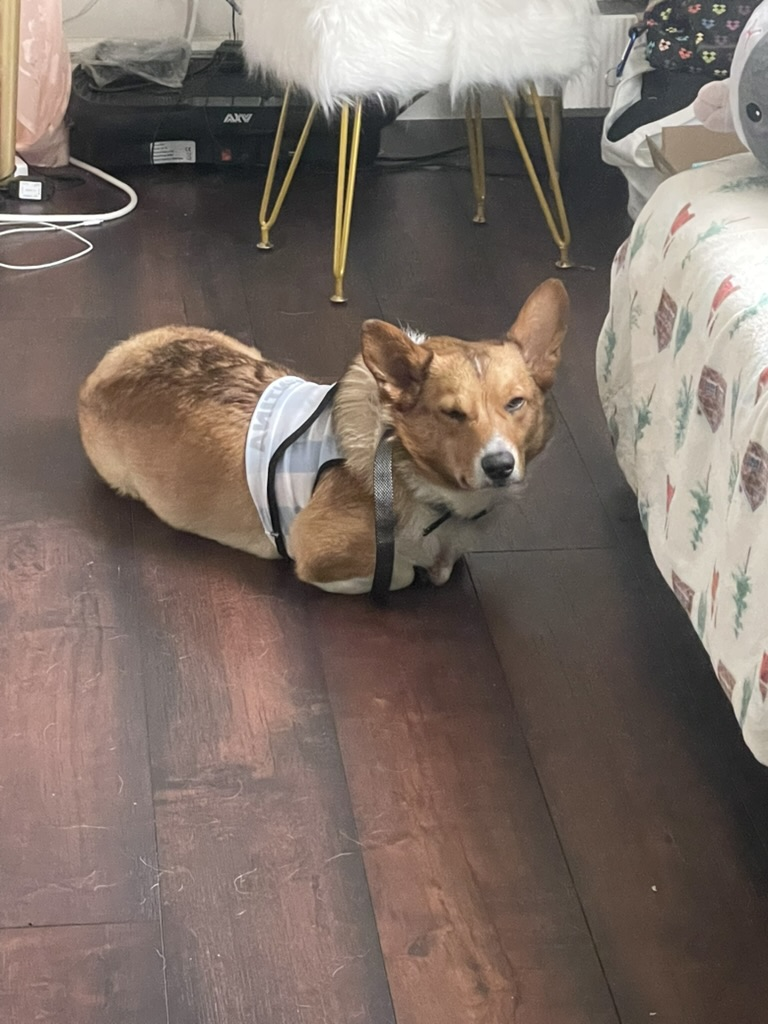
#> input picture face_detector_recognizer/photo/bear.jpeg, 768 x 1024 px
$ python masking.py
#> lines starting #> are read from the running program, lines starting #| are printed output that depends on the picture; after the words box and inside, x2 and y2 are one past the last pixel; in counts of white or black regions, pixels touching at a corner belong together
import cv2 as cv
import numpy as np

img = cv.imread('photo/bear.jpeg')
#> img is the input picture: shape (1024, 768, 3); mean B, G, R 101.9, 109.9, 123.9
cv.imshow('Bear', img)

blank = np.zeros(img.shape[:2], dtype='uint8')
cv.imshow('Blank', blank)

circle = cv.circle(blank.copy(), (img.shape[1]//2 + 45, img.shape[0]//2), 100, 255, -1)
# cv.imshow('Mask', mask)

rectangle = cv.rectangle(blank.copy(), (30,30), (370,370), 255, -1)
weird_shape = cv.bitwise_or(circle, rectangle)
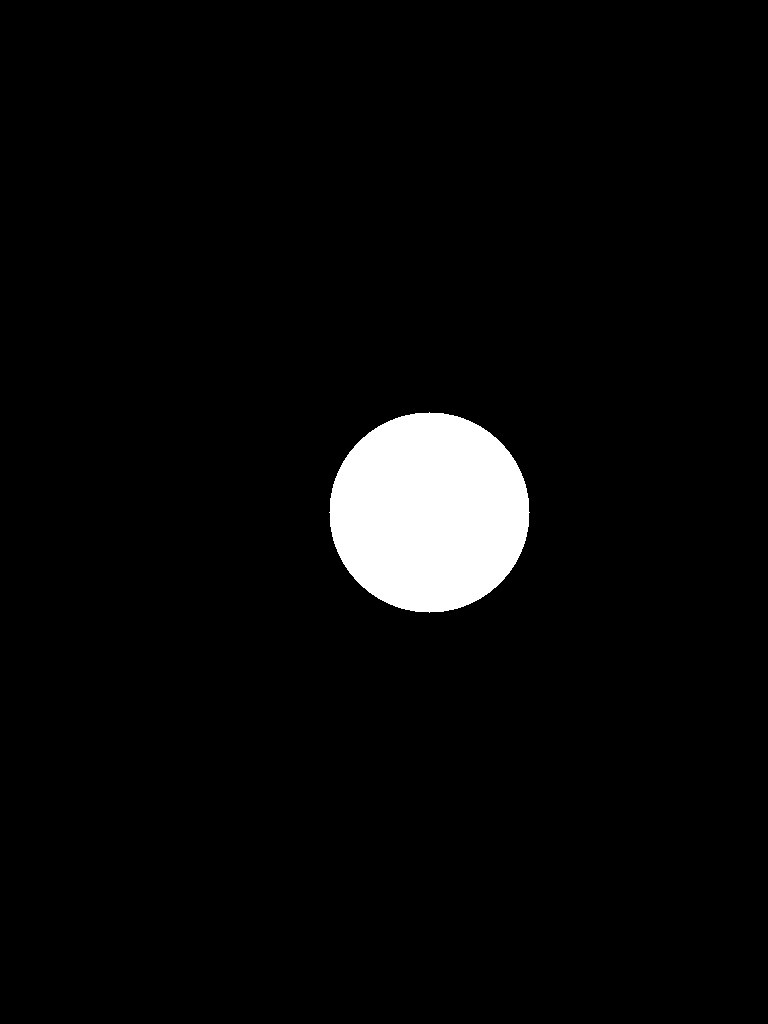
#> circle: shape (1024, 768); 4% white; 1 white region, box (x1, y1, x2, y2) and area: (329, 412, 530, 613) 31417
cv.imshow('Weird Shape', weird_shape)
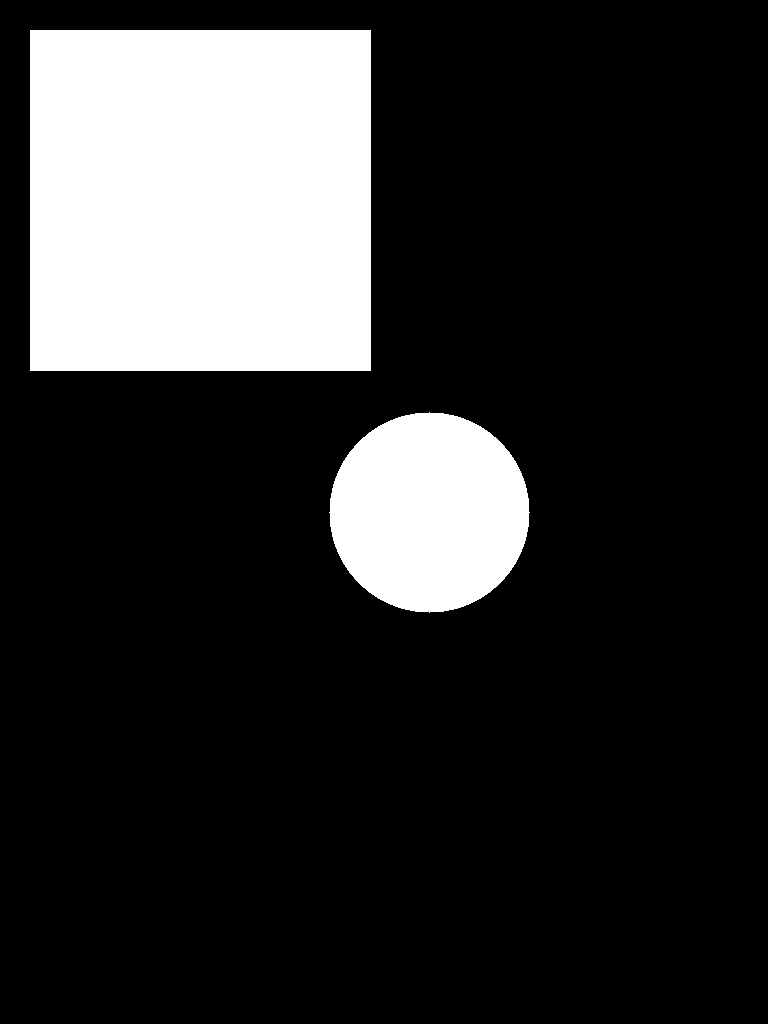
#> window 'Weird Shape': shape (1024, 768); 18.8% white; 2 white regions, box (x1, y1, x2, y2) and area: (30, 30, 371, 371) 116281, (329, 412, 530, 613) 31417

masked = cv.bitwise_and(img, img, mask=weird_shape)
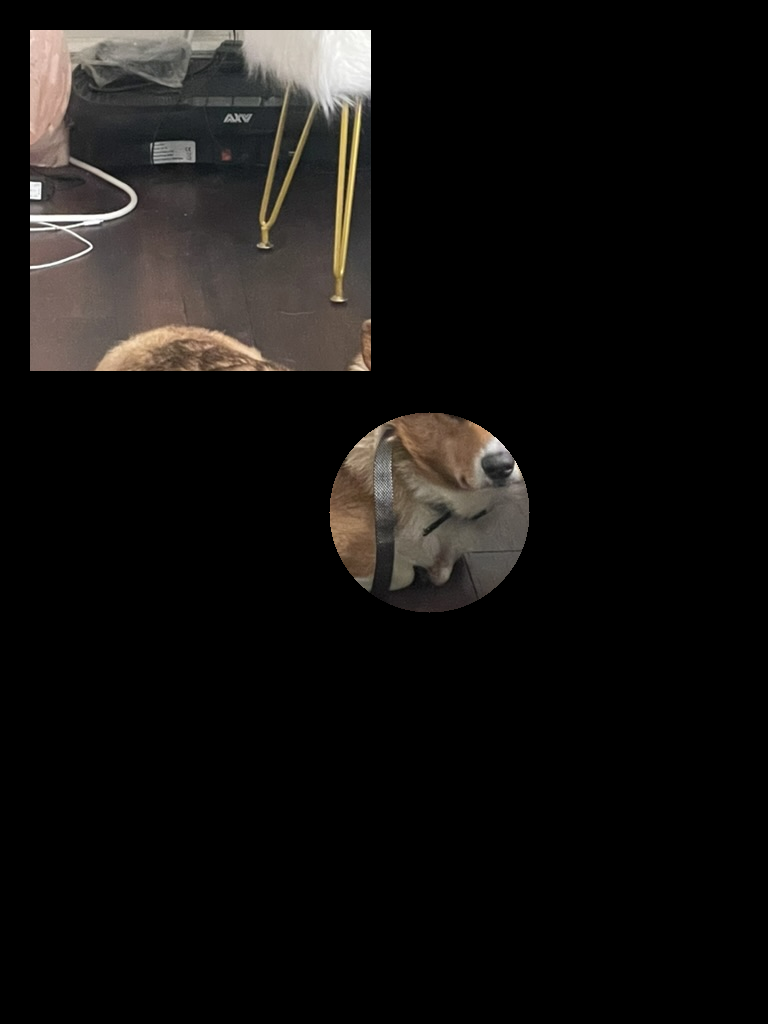
#> masked: shape (1024, 768, 3); mean B, G, R 15.7, 17.2, 18.9
cv.imshow('Masked', masked)
# masked = cv.bitwise_and(img, img, mask=mask)
# cv.imshow('Masked', masked)
cv.waitKey(0)

$ run again, with face_detector_recognizer/photo/group.jpeg copied over face_detector_recognizer/photo/bear.jpeg
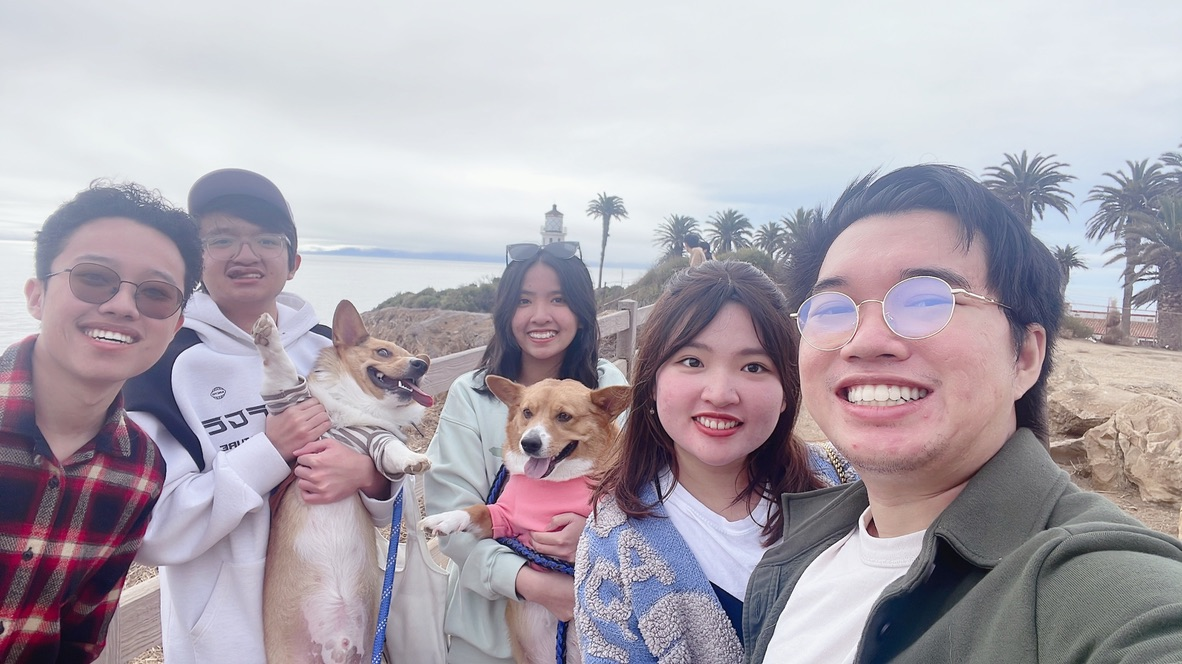
#> input picture face_detector_recognizer/photo/group.jpeg, 1182 x 664 px
#> img is the input picture: shape (664, 1182, 3); mean B, G, R 175.8, 166.6, 174.1
#> `weird_shape = cv.bitwise_or(circle, rectangle)`:
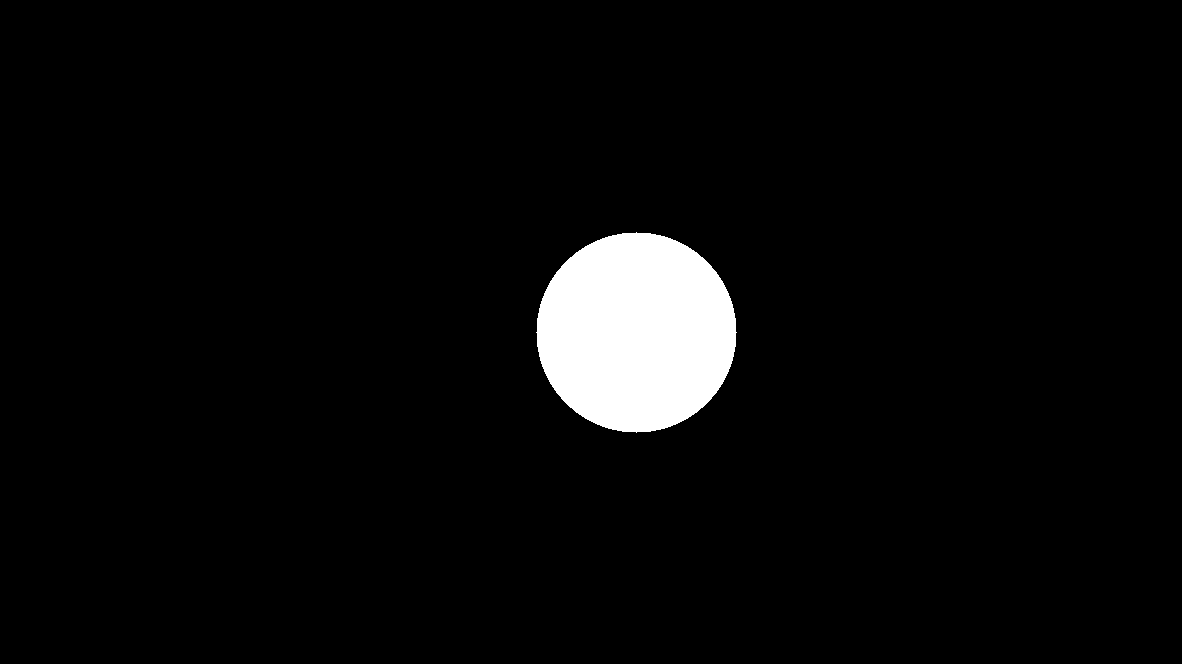
#> circle: shape (664, 1182); 4% white; 1 white region, box (x1, y1, x2, y2) and area: (536, 232, 737, 433) 31417
#> `masked = cv.bitwise_and(img, img, mask=weird_shape)`:
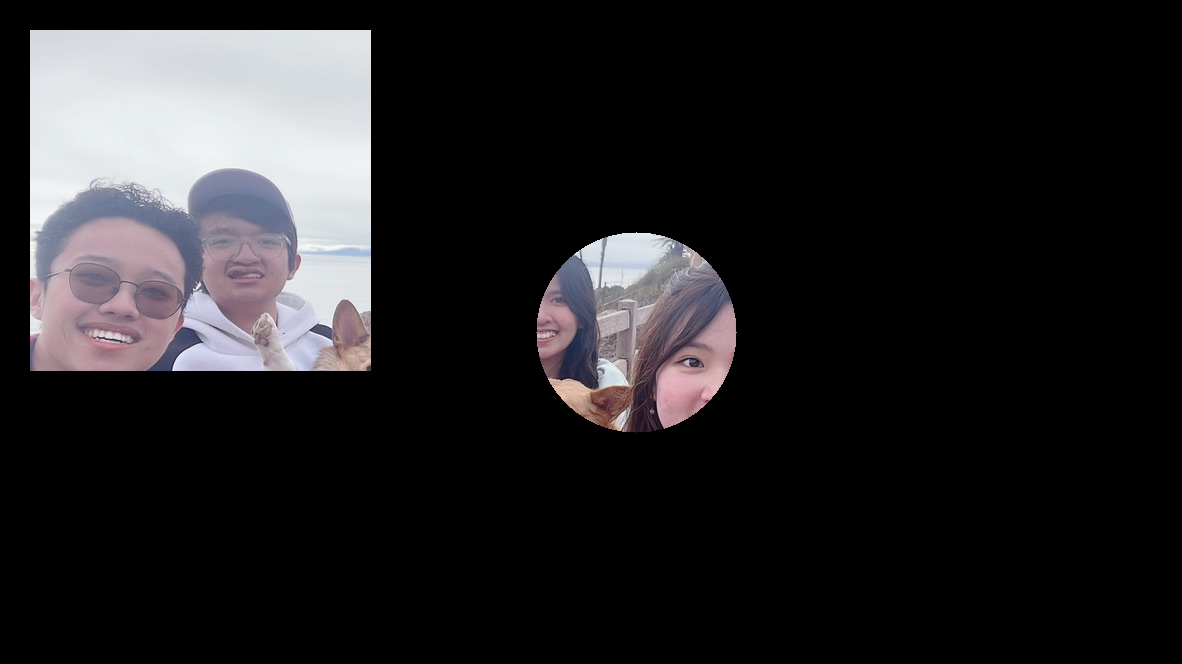
#> masked: shape (664, 1182, 3); mean B, G, R 35.1, 33.4, 34.5

$ run again, with face_detector_recognizer/photo/sachie.jpeg copied over face_detector_recognizer/photo/bear.jpeg
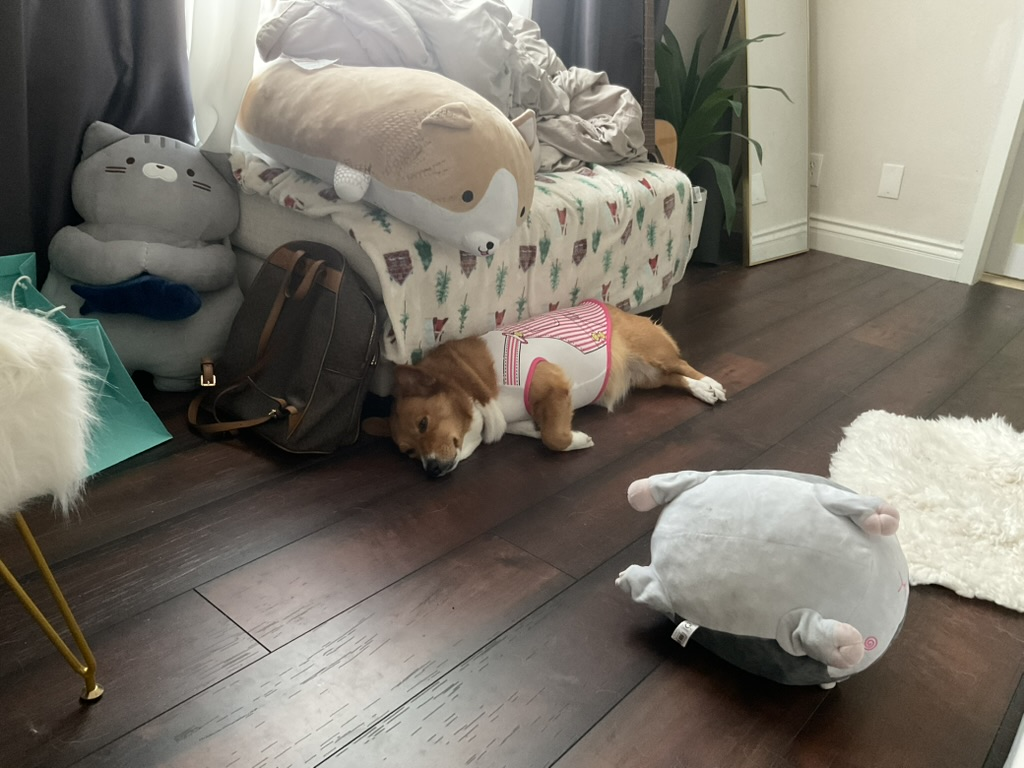
#> input picture face_detector_recognizer/photo/sachie.jpeg, 1024 x 768 px
#> img is the input picture: shape (768, 1024, 3); mean B, G, R 107.2, 117.1, 122.3
#> `weird_shape = cv.bitwise_or(circle, rectangle)`:
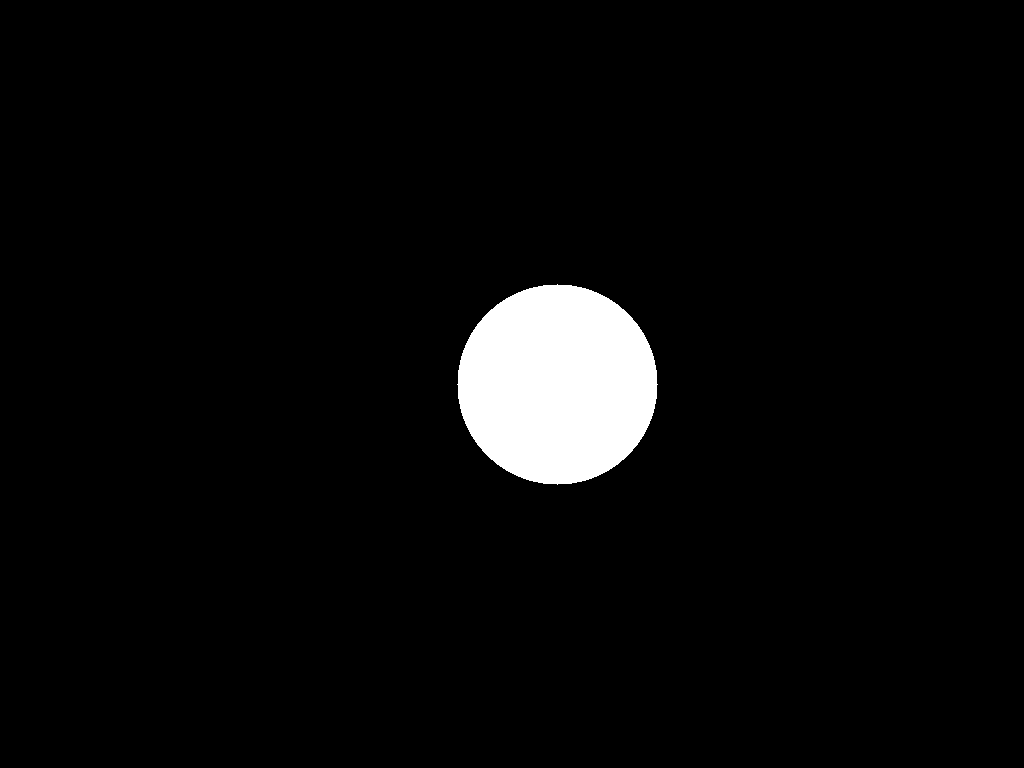
#> circle: shape (768, 1024); 4% white; 1 white region, box (x1, y1, x2, y2) and area: (457, 284, 658, 485) 31417
#> `masked = cv.bitwise_and(img, img, mask=weird_shape)`:
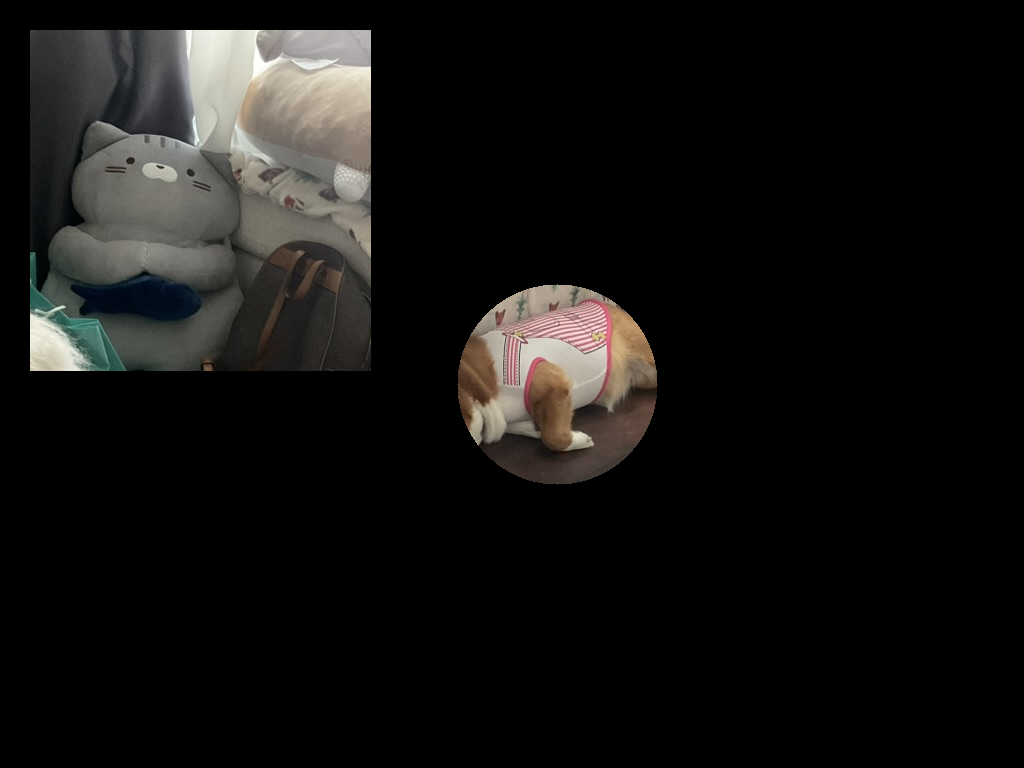
#> masked: shape (768, 1024, 3); mean B, G, R 17.4, 18.8, 19.6
